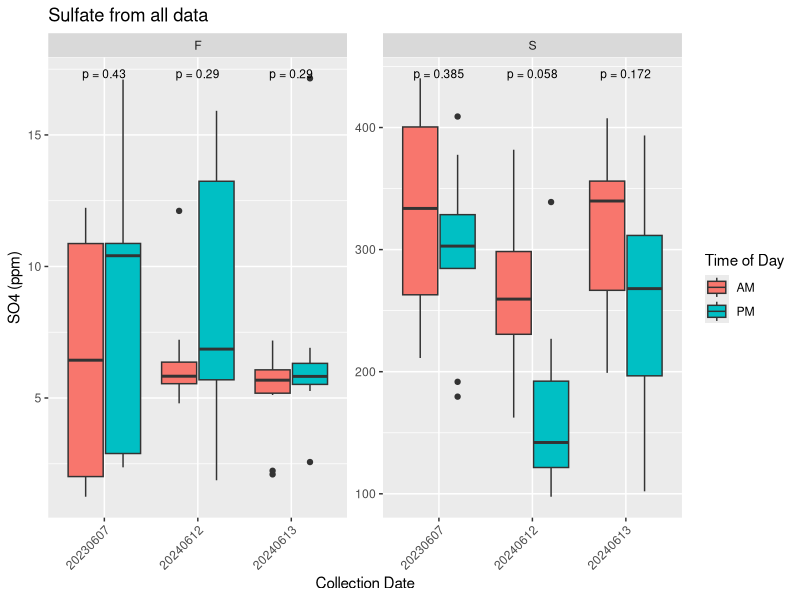
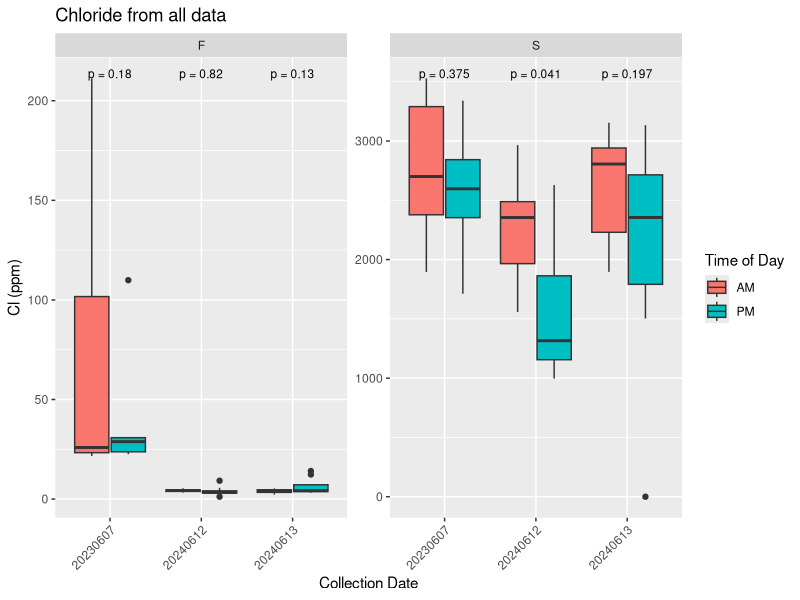
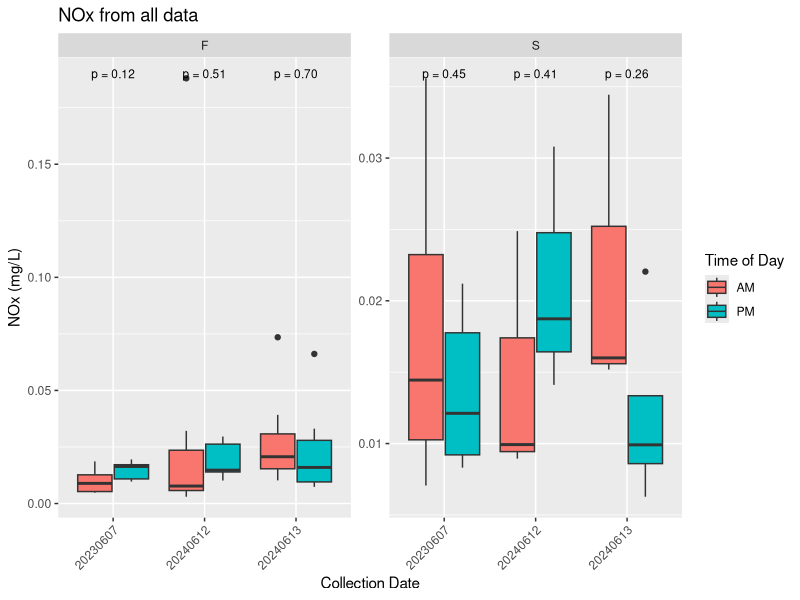
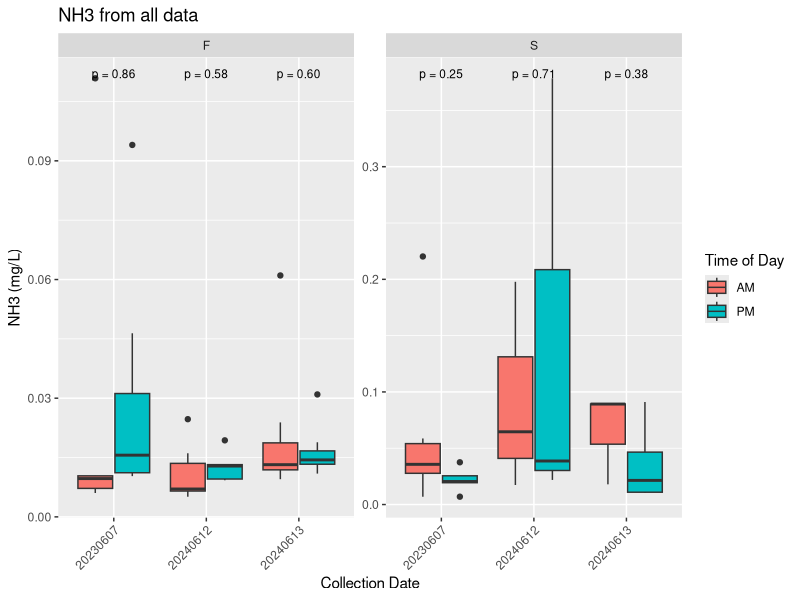
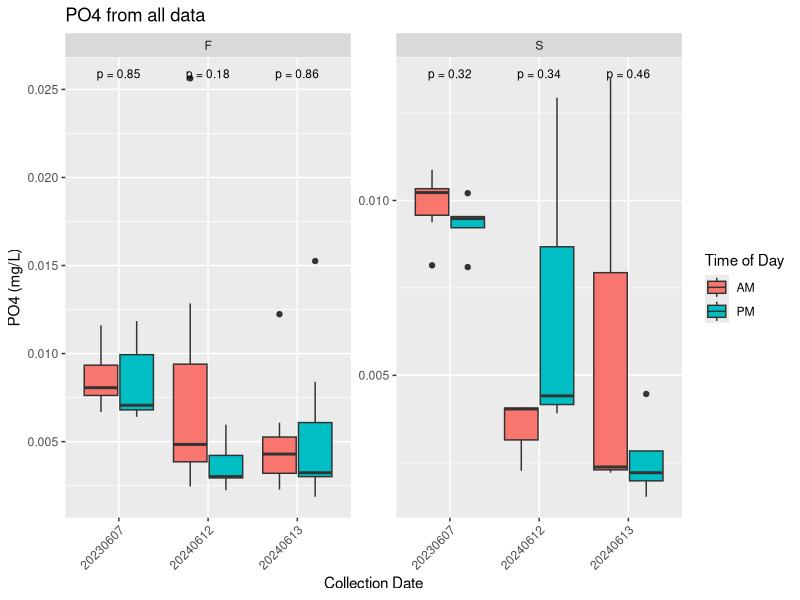
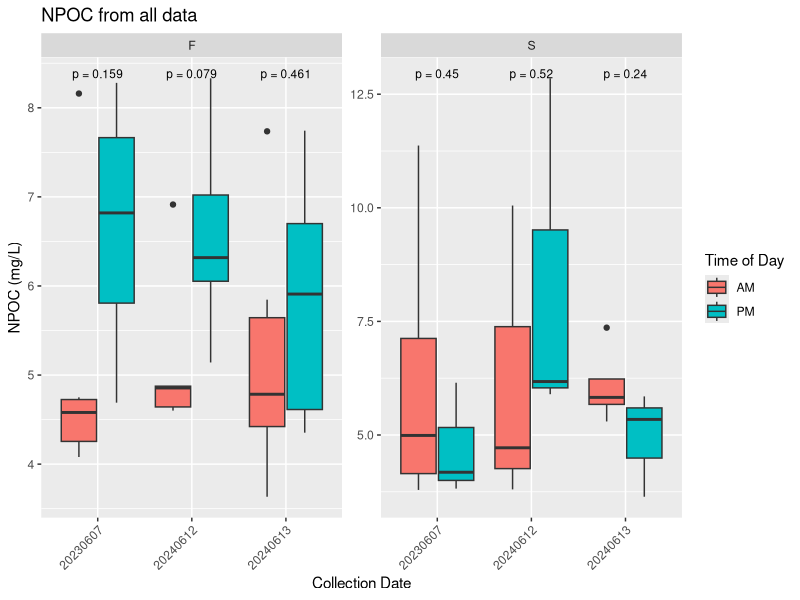
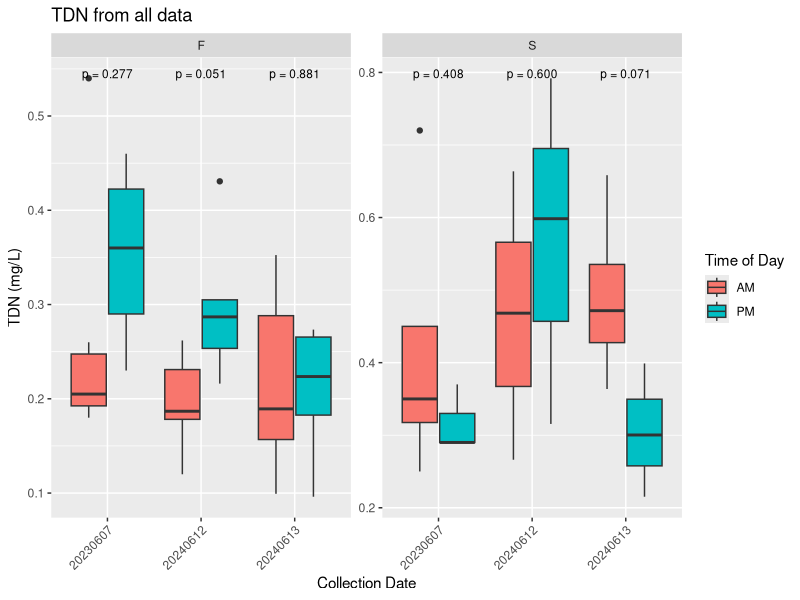

Reproduce these figures in R, in order.
## ---- chunk 1
library(dplyr)
library(ggplot2)
library(ggpubr)
library(stringr)
library(readxl)
library(tidyr)
library(tibble)
library(lubridate)
## ---- chunk 2

##Lysimeter Data
lys <- read.csv("../COMPASS_TEMPEST_AllData_AllYears.csv")

# # Filter the dataframe to keep dates with more than 1 row
# lys_timepoints <- lys %>% 
#   group_by(Plot, Location, Collection_Date_YYYYMMDD) %>%
#   filter(n() > 1) %>%
#   ungroup()
# 
# lys_arranged <- lys_timepoints %>% group_by(Plot, Location) %>% arrange(Collection_Date_YYYYMMDD, Collection_Start_Time_24hrs, .by_group = TRUE)
# 
# lys_numbered <- lys_arranged %>% group_by(Plot, Location, Collection_Date_YYYYMMDD) %>% mutate(Number = row_number()) %>% ungroup()
# 
# lys_IDs <- lys_numbered %>% 
#   mutate(graphing_ID = paste(Sample_Type, Plot, Location, Collection_Date_YYYYMMDD, sep = "_")) %>% 
#   mutate(graphing_ID = gsub("_NA", "", graphing_ID))

lys_AM_PM <- lys %>% 
  filter(str_detect(Event, "TMP")) %>% 
  mutate(TOD = case_when(
    Collection_End_Time_24hrs < 1200 ~ "AM", 
    Collection_End_Time_24hrs >= 1200 ~ "PM", 
    TRUE ~ NA_character_
  )) %>% 
  filter(!is.na(TOD)) %>% 
  filter(Sample_Type != "SOURCE") %>% 
  filter(Plot != "C") %>% 
  filter(Collection_Date_YYYYMMDD != 20220622) %>%
  filter(Collection_Date_YYYYMMDD != 20240611) %>%
  filter(Collection_Date_YYYYMMDD != 20230606)


## ---- chunk 3

boxplot_SO4_all <- ggplot(lys_AM_PM, aes(x = as.factor(Collection_Date_YYYYMMDD), y = SO4_ppm, fill = TOD, na.rm = TRUE)) +
  geom_boxplot(position = position_dodge(width = 0.8), na.rm = TRUE) +
  stat_compare_means(aes(group = TOD), method = "t.test", label = "p.format", size = 3) +
  facet_wrap(~ Plot, scales = "free") +
  labs(y = "SO4 (ppm)", x = "Collection Date", fill = "Time of Day", title = "Sulfate from all data") + 
  theme(axis.text.x = element_text(angle = 45, vjust = 1, hjust = 1))
  
boxplot_SO4_all


boxplot_Cl_all <- ggplot(lys_AM_PM, aes(x = as.factor(Collection_Date_YYYYMMDD), y = Cl_ppm, fill = TOD)) +
  geom_boxplot(position = position_dodge(width = 0.8), na.rm = TRUE) +
  stat_compare_means(aes(group = TOD), method = "t.test", label = "p.format", size = 3) +
  facet_wrap(~ Plot, scales = "free") +
  labs(y = "Cl (ppm)", x = "Collection Date", fill = "Time of Day", title = "Chloride from all data") + 
  theme(axis.text.x = element_text(angle = 45, vjust = 1, hjust = 1))

boxplot_Cl_all


# boxplot_H2S_all <- ggplot(lys_AM_PM, aes(x = as.factor(Collection_Date_YYYYMMDD),y = H2S_mean_uM, fill = TOD, na.rm = TRUE)) +
#   geom_boxplot(position = position_dodge(width = 0.8), na.rm = TRUE) +
#   facet_wrap(~ Plot, scales = "free") +
#   labs(y = "H2S (uM)", fill = "Time of Day", title = "Sulfide from all data")
# 
# boxplot_H2S_all

## ---- chunk 4

boxplot_NOx_all <- ggplot(lys_AM_PM, aes(x = as.factor(Collection_Date_YYYYMMDD), y = NOx_mgL, fill = TOD)) +
  geom_boxplot(position = position_dodge(width = 0.8), na.rm = TRUE) +
  stat_compare_means(aes(group = TOD), method = "t.test", label = "p.format", size = 3) +
  facet_wrap(~ Plot, scales = "free") +
  labs(y = "NOx (mg/L)", x = "Collection Date", fill = "Time of Day", title = "NOx from all data") + 
  theme(axis.text.x = element_text(angle = 45, vjust = 1, hjust = 1))

boxplot_NOx_all


boxplot_NH3_all <- ggplot(lys_AM_PM, aes(x = as.factor(Collection_Date_YYYYMMDD), y = NH3_mgL, fill = TOD)) +
  geom_boxplot(position = position_dodge(width = 0.8), na.rm = TRUE) +
  stat_compare_means(aes(group = TOD), method = "t.test", label = "p.format", size = 3) +
  facet_wrap(~ Plot, scales = "free") +
  labs(y = "NH3 (mg/L)", x = "Collection Date", fill = "Time of Day", title = "NH3 from all data") + 
  theme(axis.text.x = element_text(angle = 45, vjust = 1, hjust = 1))

boxplot_NH3_all


boxplot_PO4_all <- ggplot(lys_AM_PM, aes(x = as.factor(Collection_Date_YYYYMMDD), y = PO4_mgL, fill = TOD)) +
  geom_boxplot(position = position_dodge(width = 0.8), na.rm = TRUE) +
  stat_compare_means(aes(group = TOD), method = "t.test", label = "p.format", size = 3) +
  facet_wrap(~ Plot, scales = "free") +
  labs(y = "PO4 (mg/L)", x = "Collection Date", fill = "Time of Day", title = "PO4 from all data") + 
  theme(axis.text.x = element_text(angle = 45, vjust = 1, hjust = 1))

boxplot_PO4_all

## ---- chunk 5

boxplot_npoc_all <- ggplot(lys_AM_PM, aes(x = as.factor(Collection_Date_YYYYMMDD), y = npoc_mgL, fill = TOD)) +
  geom_boxplot(position = position_dodge(width = 0.8), na.rm = TRUE) +
  stat_compare_means(aes(group = TOD), method = "t.test", label = "p.format", size = 3) +
  facet_wrap(~ Plot, scales = "free") +
  labs(y = "NPOC (mg/L)", x = "Collection Date", fill = "Time of Day", title = "NPOC from all data") + 
  theme(axis.text.x = element_text(angle = 45, vjust = 1, hjust = 1))

boxplot_npoc_all

boxplot_tdn_all <- ggplot(lys_AM_PM, aes(x = as.factor(Collection_Date_YYYYMMDD), y = tdn_mgL, fill = TOD)) +
  geom_boxplot(position = position_dodge(width = 0.8), na.rm = TRUE) +
  stat_compare_means(aes(group = TOD), method = "t.test", label = "p.format", size = 3) +
  facet_wrap(~ Plot, scales = "free") +
  labs(y = "TDN (mg/L)", x = "Collection Date", fill = "Time of Day", title = "TDN from all data") + 
  theme(axis.text.x = element_text(angle = 45, vjust = 1, hjust = 1))

boxplot_tdn_all
